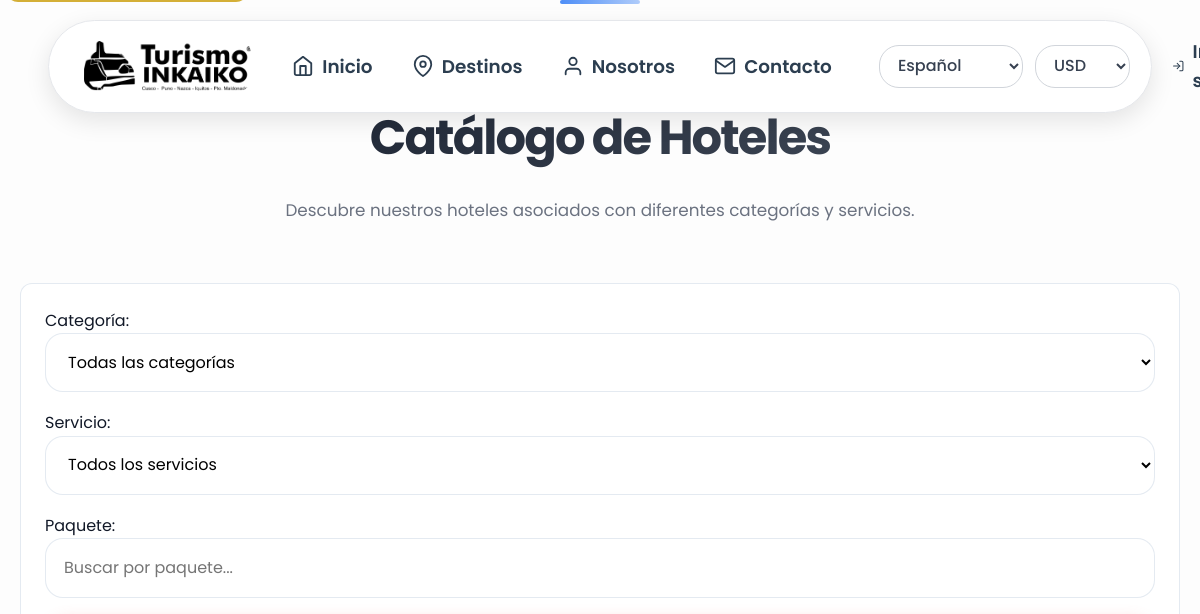
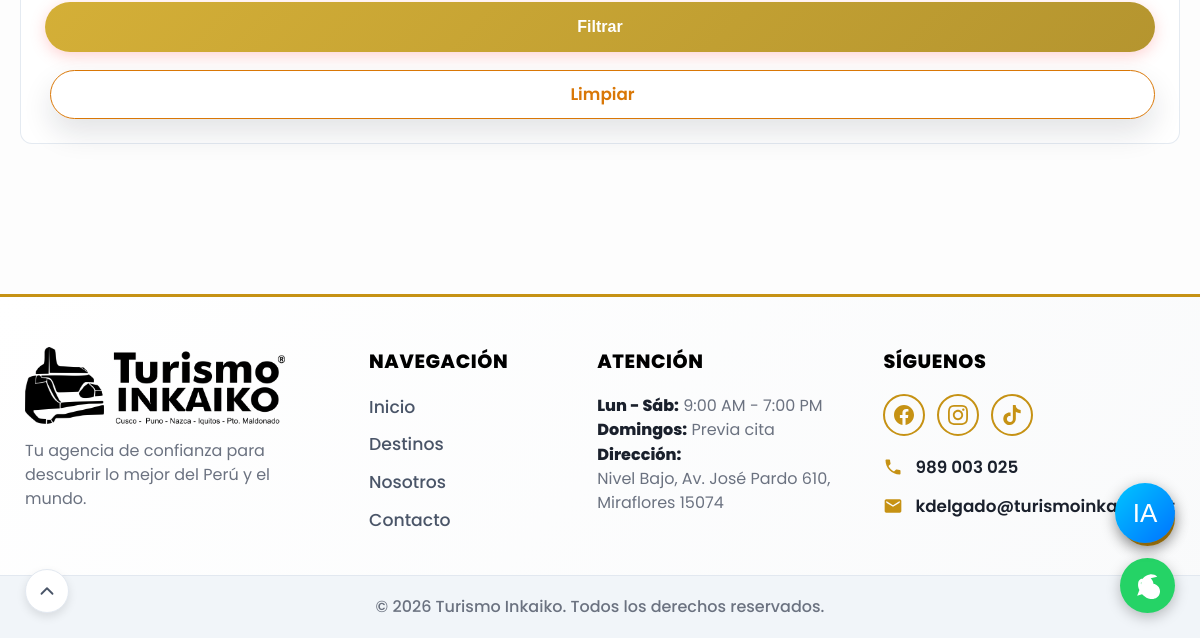
Page /hoteles.php on the earlier database version (2 pictures, top to bottom).
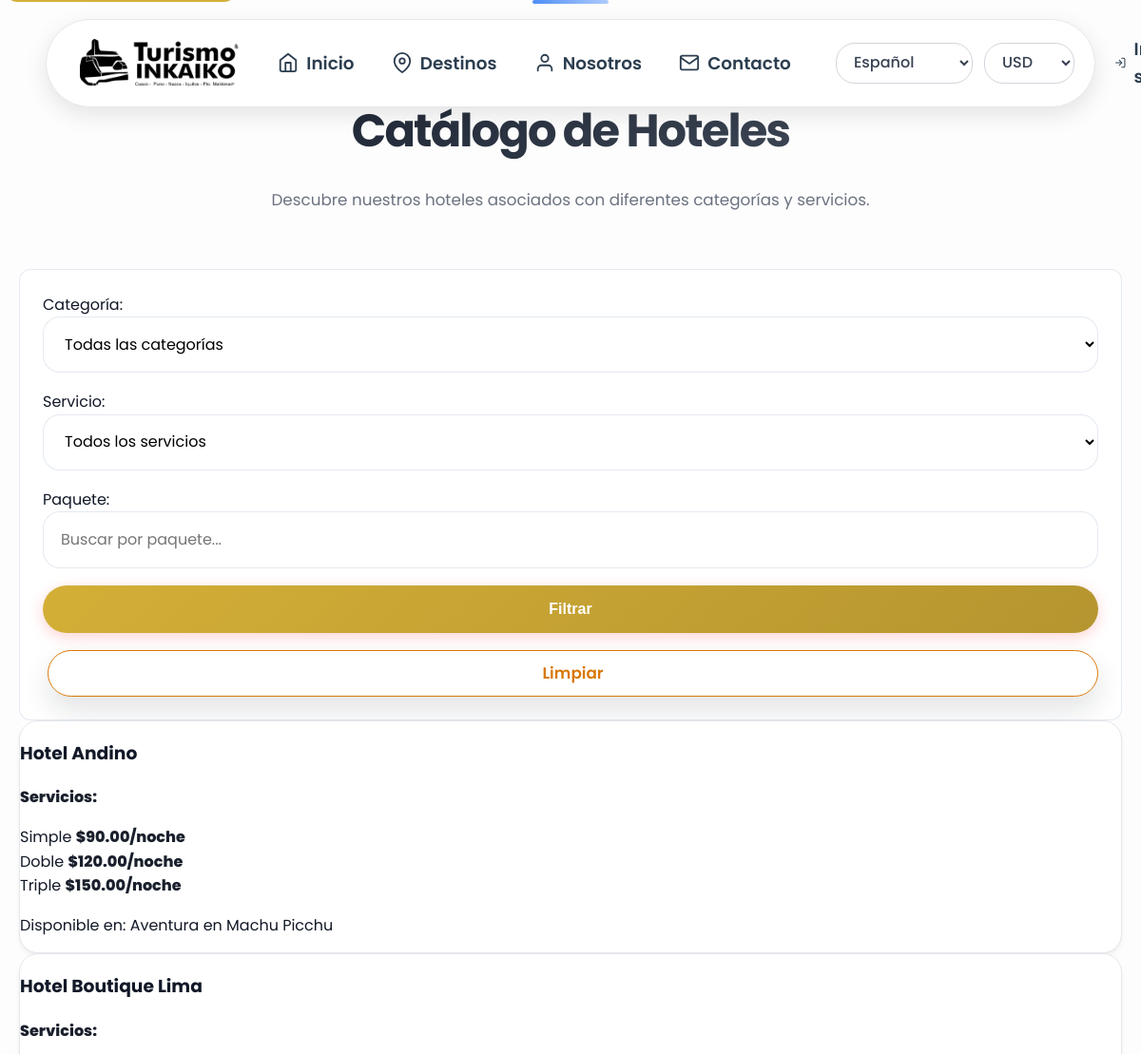
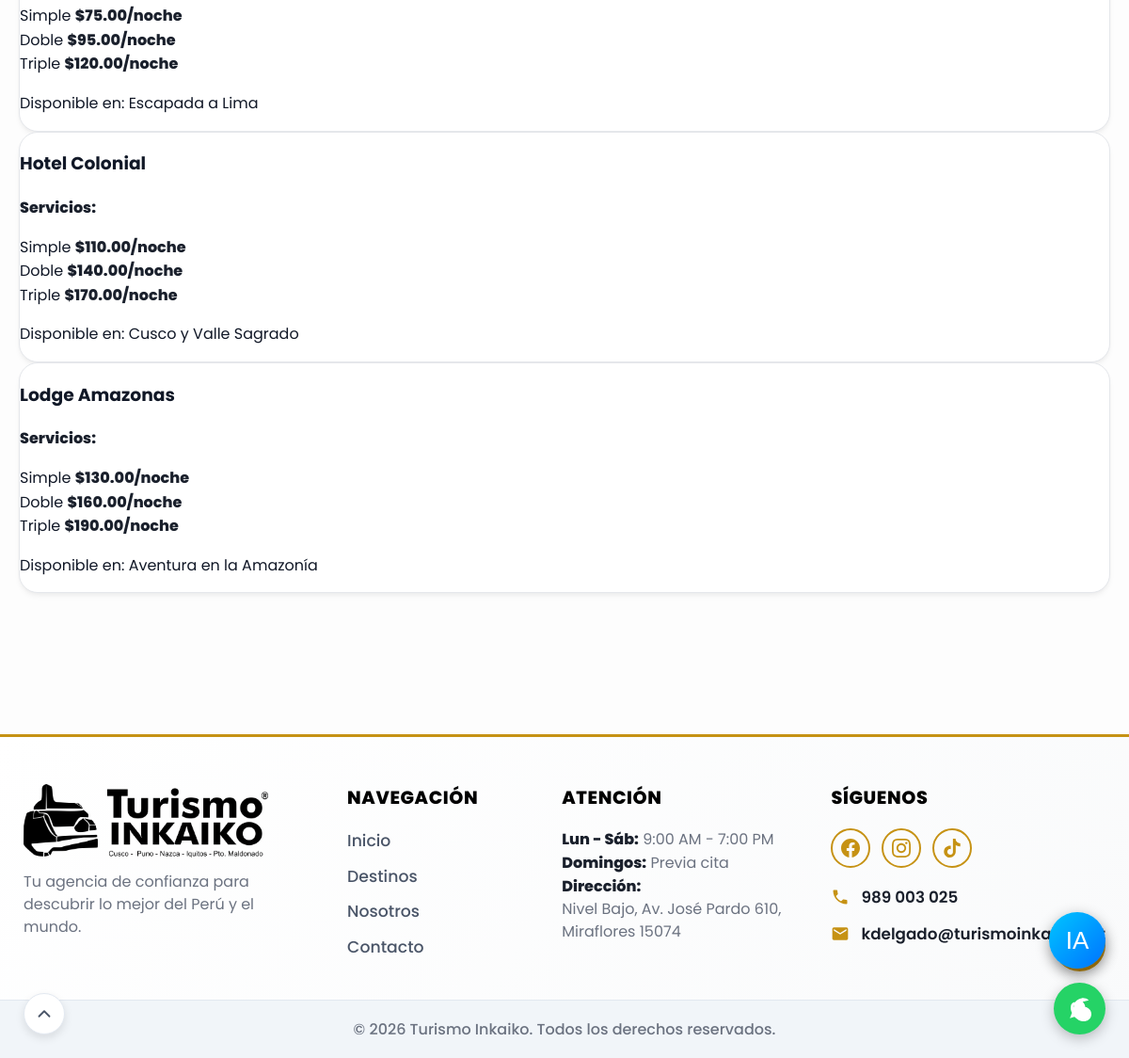
Same page on the later database version (2 pictures, top to bottom).
### tables this page shows
CREATE TABLE IF NOT EXISTS tarifas_hoteles (
    id INT AUTO_INCREMENT PRIMARY KEY,
    paquete_id INT,
    hotel VARCHAR(100),
    hotel_category VARCHAR(20),
    services TEXT,
    simple DECIMAL(10,2),
    doble DECIMAL(10,2),
    triple DECIMAL(10,2),
    FOREIGN KEY (paquete_id) REFERENCES paquetes(id) ON DELETE CASCADE
);

CREATE TABLE IF NOT EXISTS paquetes (
    id INT AUTO_INCREMENT PRIMARY KEY,
    name VARCHAR(150),
    destino VARCHAR(150),
    category VARCHAR(50),
    duration INT,
    durationLabel VARCHAR(50),
    price DECIMAL(10,2),
    oldPrice DECIMAL(10,2),
    promo BOOLEAN,
    discount INT,
    img VARCHAR(255),
    rating VARCHAR(10),
    reviews INT,
    popular INT,
    priceLabel VARCHAR(50),
    description TEXT,
    notes TEXT
);

### includes/functions.php (called while the page is built, shortened)
<?php
function getAllHotels()
{
    $pdo = get_db_connection();
    $stmt = $pdo->query('SELECT th.*, p.name AS package_name FROM tarifas_hoteles th LEFT JOIN paquetes p ON th.paquete_id = p.id ORDER BY th.hotel ASC');
    return $stmt->fetchAll();
}

### hoteles.php (the view, shortened to what this page needs)
<?php
require_once __DIR__ . '/includes/functions.php';
$hotels = getAllHotels();
$filterPackage = $_GET['paquete'] ?? '';
?>
<?php include __DIR__ . '/includes/header.php'; ?>
<section class="section section-hotels">
    <div class="container section-header">
        <h1>Catálogo de Hoteles</h1>
        <p>Descubre nuestros hoteles asociados con diferentes categorías y servicios.</p>
    </div>
    <div class="container">
        <form class="filter-form" method="get">
            <div class="filter-group">
                <label for="categoria">Categoría:</label>
                <select name="categoria" id="categoria">
                    <option value="">Todas las categorías</option>
                </select>
            </div>
            <div class="filter-group">
                <label for="servicio">Servicio:</label>
                <select name="servicio" id="servicio">
                    <option value="">Todos los servicios</option>
                </select>
            </div>
            <div class="filter-group">
                <label for="paquete">Paquete:</label>
                <input type="text" name="paquete" id="paquete" placeholder="Buscar por paquete..." value="<?= htmlspecialchars($filterPackage) ?>">
            </div>
            <button type="submit" class="button button-primary">Filtrar</button>
            <a href="hoteles.php" class="button button-secondary">Limpiar</a>
        </form>
        <div class="grid hotels-grid">
            <?php foreach ($hotels as $hotel): ?>
                <article class="card card-hotel">
                    <div class="hotel-header">
                        <h3><?= htmlspecialchars($hotel['hotel']) ?></h3>
                    </div>
                    <div class="hotel-services">
                        <p><strong>Servicios:</strong> <?= htmlspecialchars($hotel['services']) ?></p>
                    </div>
                    <div class="hotel-prices">
                        <div class="price-item">
                            <span>Simple</span>
                            <strong>$<?= number_format($hotel['simple'], 2) ?>/noche</strong>
                        </div>
                        <div class="price-item">
                            <span>Doble</span>
                            <strong>$<?= number_format($hotel['doble'], 2) ?>/noche</strong>
                        </div>
                        <div class="price-item">
                            <span>Triple</span>
                            <strong>$<?= number_format($hotel['triple'], 2) ?>/noche</strong>
                        </div>
                    </div>
                    <p class="hotel-package">Disponible en: <?= htmlspecialchars($hotel['package_name']) ?></p>
                </article>
            <?php endforeach; ?>
        </div>
    </div>
</section>
<?php include __DIR__ . '/includes/footer.php'; ?>

Differences in the rows shown:
added tarifas_hoteles: hotel "Hotel Andino", simple "90.00", doble "120.00", triple "150.00", paquete.name "Aventura en Machu Picchu"
added tarifas_hoteles: hotel "Hotel Boutique Lima", simple "75.00", doble "95.00", triple "120.00", paquete.name "Escapada a Lima"
added tarifas_hoteles: hotel "Hotel Colonial", simple "110.00", doble "140.00", triple "170.00", paquete.name "Cusco y Valle Sagrado"
added tarifas_hoteles: hotel "Lodge Amazonas", simple "130.00", doble "160.00", triple "190.00", paquete.name "Aventura en la Amazonía"
